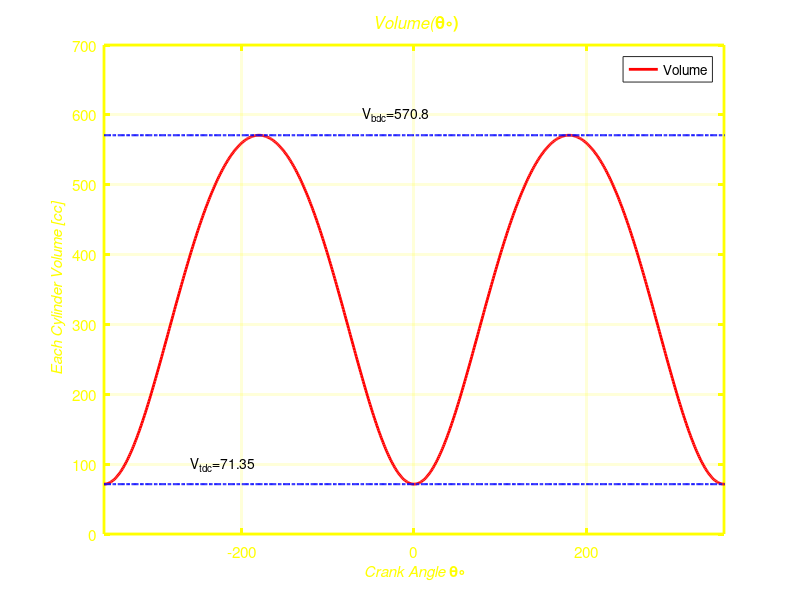
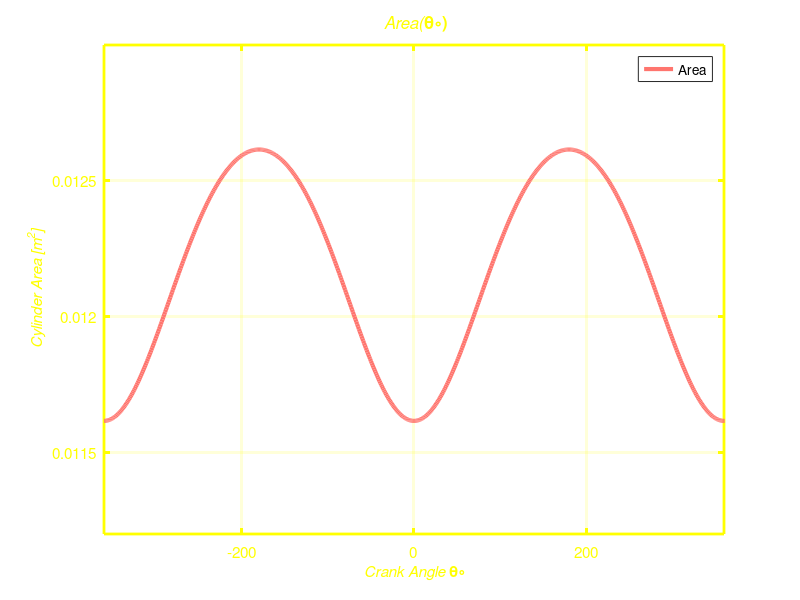
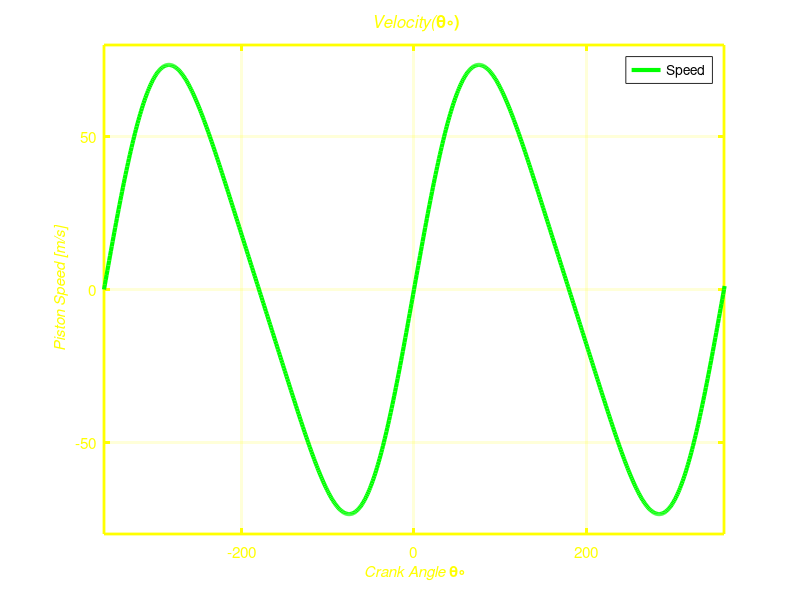
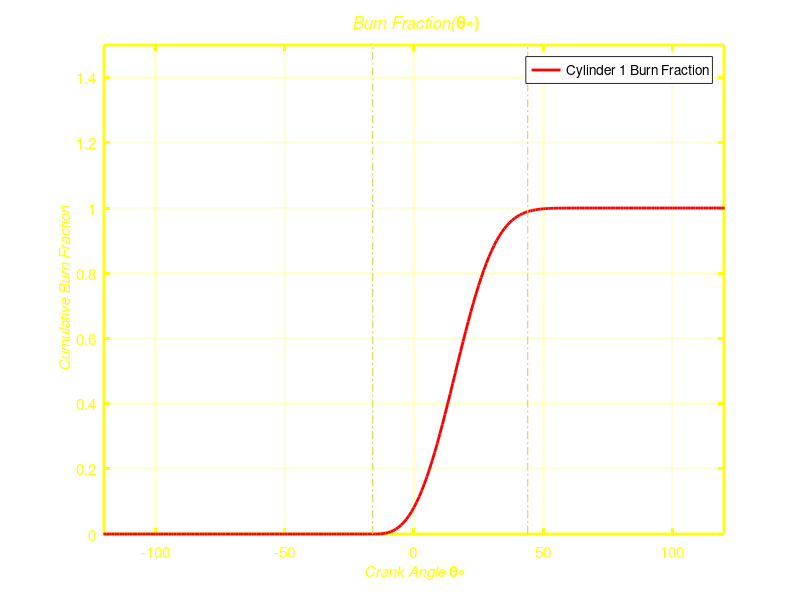

Write the MATLAB code that produced these figures, in order.
clc
clear 
close All
%% Sec.1 Initial Values

r = 8; %Compression Ratio
gamma= 1.4; %ratio of specific heats
ro=1.225; %air density 
N=5000; % RpM
V_d=0.001998/4; %Displacement (cc)
V_bdc=(r/(r-1))*V_d;
V_tdc=V_bdc/r;
s = 0.086; %Stroke (m) 
a1=s/2; % crankshaft radius
l_cr= 0.153; %connecting rod length(m)
theta=-360:1:720; %crank angle position
epsilon = a1/l_cr;
b=((4*V_d)/(s*pi))^(0.5); %bore;
%%%%%%%%%%%%%%%%%%%%%%%%%%%%%%%%%%%%%%%%%%%%%%%%%%%%%%%%%%%%%%%%%%%%%%%%%%%

%% Sec.2 calculating volume & area , and figures

V=((pi/4)*(((b.^2)*s)/(r-1)))+((pi/4)*(b.^2))*(l_cr+a1-a1*cosd(theta)-((l_cr.^2)-(a1*sind(theta)).^2).^0.5);
A=((pi/2)*(b.^2))+((pi*b*s*0.5)*(l_cr+a1-a1*cosd(theta)-((l_cr.^2)-(a1*sind(theta)).^2).^0.5));

%%%%%%%%%%%%%%%%%%%%%%%%%%%%%%%%%%%%%%%%%%%%%%%%%%%%%%%%%%%%%%%%%%%%%%%%%%%


figure(1)
plot(theta,1000000*V,'linewidth',2,'color',[1 0 0]);
hold on;
plot(theta,1000000*V_bdc*ones(size(theta)),'-.','linewidth',1.5,'color',[0 0 1]);
hold on;
plot(theta,1000000*V_tdc*ones(size(theta)),'-.','linewidth',1.5,'color',[0 0 1]);

figure(2)
plot(theta,A,'linewidth',3,'color',[1 0.46 0.43]);

%%%%%%%%%%%%%%%%%%%%%%%%%%%%%%%%%%%%%%%%%%%%%%%%%%%%%%%%%%%%%%%%%%%%%%%%%%%

%% Sec.3 Velocity and its figure
velocity=((pi/2*sind(theta)).*((1+(epsilon*cosd(theta))./(1 - epsilon^2*sind(theta).^2).^(1/2))))*2*pi*N*s/60; % m/s
figure(3)
plot(theta,velocity,'linewidth',3,'color',[0 1 0]);

%%%%%%%%%%%%%%%%%%%%%%%%%%%%%%%%%%%%%%%%%%%%%%%%%%%%%%%%%%%%%%%%%%%%%%%%%%%

%% Sec.4 Calculating Burn Fraction

a = 4.5;%2-7
n = 3;%1-5
theta_s1=-16;
diuration_theta = 60;  %40-80 degree
f=(-1.*(theta<theta_s1))+(1.-exp(-a.*((theta-theta_s1)./diuration_theta).^n).*(theta>=theta_s1 ));
figure(4)
plot(theta,f,'r','linewidth',2);
hold on;

%%%%%%%%%%%%%%%%%%%%%%%%%%%%%%%%%%%%%%%%%%%%%%%%%%%%%%%%%%%%%%%%%%%%%%%%%%%%%%%%%%%%%%%%%%%%%%%%%%%%%%%%%%%%%%%%%%%%%%%%%%%%%%%%%%%%%%%%%%%%%%%%%%%%%%%


%%%%%%%%%%%%%%%%%%%%%%%%%%%%%%%%%%%%%%%%%%%%%%%%%%%%%%%%%%%%%%%%%%%%%%%%%%%
%% Sec.5 Calculating Unburned/Burned Area,Mass,Temperture,Volume & Motoring Pressure,Pressure, and Work
%preparing Variables
 D_qw(1:360)=zeros;
 D_qw2(1:360)=zeros;
 M_F(1:360)=zeros;
 DQ2(1:360)=zeros;
 m_u(1:360)=zeros;
 m_b(1:360)=zeros;
 V_u(1:360)=zeros; 
 flux(1:360)=zeros; 
 rho(1:360)=zeros; 
 V(1:360)=zeros;
 DT(1:360)=zeros;
 Pm(1:360)=zeros;
 DP(1:360)=zeros;
 DT_u(1:360)=zeros;
 P(1:360)=zeros;
 T(1:360)=zeros;
 W(1:360)=zeros;
 V_b(1:360)=zeros;
 T_b(1:360)=zeros;
 T_u(1:360)=zeros;
 DQ_w(1:360)=zeros;
 DQ(1:360)=zeros;
 X(1:360)=zeros;
 DX(1:360)=zeros;
 h_g(1:360)=zeros;
 Q(1:360)=zeros;
 Q2(1:360)=zeros;
 D_W(1:360)=zeros;
 DV(1:360) = zeros;
 A(1:360)=zeros;
 A_u(1:360)=zeros;
 U(1:360)=zeros;
 A_b(1:360)=zeros;
 
%%%%%%%%%%%%%%%%%%%%%%%%%%%%%%%%%%%%%%%%%%%%%%%%%%%%%%%%%%%%%%%%%%%%%%%%%%%
m_a = ro*V_d; %Air Mass
m_f = m_a/(1.3*15.09); %Fuel Mass
m_c = m_a+m_f; %Mass
Ne=2000/60;
Up=2*Ne*s; % mean piston speed
P_atm = 101000; %atm Pressure
P_BDC = P_atm;
AF_ratio_ac=1.3*14.6;
T_BDC=300; %Temperture
T(1) = T_BDC; 
IVC = -131; %intake valve close
EVO = 125; %exhaust valve open
lambda=1;
N_cyl=4;
theta_b = 60 ; 
theta_0 = -16; %Start of combustion
Tw=360;
theta_f = theta_0+theta_b; % End of combustion
LHV = 44.6e6;
R_air = 287;
R=R_air/1000;
eta_combmax=0.95;
eta_comb=eta_combmax*(-1.6082+4.6509*lambda-2.0764*lambda^2); %combustion efficiency 
V(1)=V_bdc;
X(1) = 0;
DX(1) = 0;
A(1)=0.0126;
DV(1) = 0;
L = 0.086; 
B = 0.086; 
A_p = (pi/4)*b^2;
T_BDC=300;
T(1) = T_BDC;
P(1)=P_BDC;
V_u(1) = V(1);
V_b(1)=0;
A_ch = A_p;
T_u(1)=T_BDC;
m_u(1)=m_c;
m_b(1)=0;
theta=(-180:179);
rho(1) = P(1)/(R_air*T(1));

%%%%%%%%%%%%%%%%%%%%%%%%%%%%%%%%%%%%%%%%%%%%%%%%%%%%%%%%%%%%%%%%%%%%%%%%%%%

for i=2:360
rho(i) = P(i-1)/(R_air*T(i-1));
V(i)=((pi/4)*(((b.^2)*s)/(r-1)))+((pi/4)*(b.^2))*(l_cr+a1-a1*cosd(theta(i))-((l_cr.^2)-(a1*sind(theta(i))).^2).^0.5);
DV(i) = V(i)-V(i-1);
A(i)=((pi/2)*(b.^2))+((pi*b*s*0.5)*(l_cr+a1-a1*cosd(theta(i))-((l_cr.^2)-(a1*sind(theta(i))).^2).^0.5));
X(i)=(-1.*(theta(i)<theta_0))+(1.-exp(-a.*((theta(i)-theta_0)./theta_b).^n).*(theta(i)>=theta_0 ));
DX(i) = X(i) - X(i-1);
M_F(i) =(( V(164)*rho(164)/(lambda*AF_ratio_ac)).*(theta(i) < theta_f));
A_u(i)=A(i)*(1-sqrt(X(i)));
A_b(i)=A(i)*(X(i)/sqrt(X(i)));

D_qw(i)=((h_g(i)*A(i)/(360*Ne))*(T(i-1)-Tw));
D_qw2(i)=(((h_g(i)*A_u(i)/Ne)/4)*(T_u(i-1)-Tw))+(((h_g(i)*A_b(i)/6*Ne)/4)*(T_b(i-1)-Tw));
DQ(i) = eta_comb*LHV*M_F(i)*DX(i)-D_qw(i);
DQ2(i) = eta_comb*LHV*M_F(i)*DX(i)-D_qw2(i);
Q(i) = Q(i-1)+DQ(i);
Q_loss= (N_cyl*Q(i)*Ne/2)/1000;

Q2(i) = Q2(i-1)+DQ2(i);
if IVC< theta(i)
 DT(i)=T(i-1)*(gamma-1)*((1/(P(i-1)*V(i-1)))*DQ(i)-(1/V(i-1))*DV(i));
 DP(i)=(((-P(i-1)/V(i-1))*DV(i))+((P(i-1)/T(i-1))*DT(i)));


end
  P(i) = P(i-1)+DP(i);

 if EVO < theta(i)
 if P(i)<=P_atm
 P(i)=P_atm;
 end
 end
 

 if theta(i)< IVC
     P(i) = P_atm;
 end
  T(i) = T(i-1)+DT(i);
  
  Pm(i)=P(50)*((V(50)./V(i))^(gamma));
 if theta(i)<theta(50)
     Pm(i)=P_BDC;
 end
 m_b(i) = m_b(i-1)+DX(i)*m_c; 
 m_u(i) = m_u(i-1)-DX(i)*m_c;
 if theta(i)<=theta_0
 %V_u(i)=N_cyl*V(i);
  V_u(i)=V(i);

 end
 if theta(i)>theta_0
 V_u(i)=(((m_u(i)*V_u(i-1)))/m_u(i-1))*(P(i)/P(i-1))^(-1/gamma);
 end
 %V_b(i)=(N_cyl*V(i))-V_u(i);
  V_b(i)=(V(i))-V_u(i);

 if V_b(i)<0
 V_b(i)=0;
 end
  T_u(i)=P(i)*V_u(i)/(m_u(i)*R*1000);
 if theta(i) <= theta_0
 T_b(i)=0;
 end
 if theta(i)>theta_0
 T_b(i)=P(i)*V_b(i)/(m_b(i)*R*1000);
 end

 DT_u(i)=T_u(i)-T_u(i-1); 
 U(i)=(((2.28*Up)+(0.00324*(T(50))*(V_d/V(50))*((P(i)-Pm(i))/P(50)))).*(theta(i)>=IVC & theta(i)<=EVO))+((6.18*Up).*(theta(i)<IVC & theta(i)>EVO));
 h_g(i)=3.26*((P(i))^(0.8))*((U(i))^0.8)*(b^(-0.2))*((T(i))^(-0.55));
 W(i) = W(i-1)+(P(i)-P_atm)*DV(i);
 D_W(i)=(N_cyl*W(i)*Ne/2)/1000;
 flux(i) = h_g(i) * (T(i) - Tw) ;
   
  %if theta(i)> theta_f+15
  %   T(i)= T_b(i);
  %end
end
%%%%%%%%%%%%%%%%%%%%%%%%%%%%%%%%%%%%%%%%%%%%%%%
%% Sec.6 Some Values for Plots

y_A=linspace(0,0.02,100);
y_F=linspace(0,1.5,100);
y_M=linspace(0,7e-04,100);
y_T=linspace(-1000,3000,1000);
y_V=linspace(0,700,1000);
y_P=linspace(0,45,1000); 

%% Sec.7 Figures
figure(1)
title('\it Volume(\bf\theta\circ)','fontsize',18,'color',[1 1 0]);
text(-260,100,'V_t_d_c=71.35');
text(-60,600,'V_b_d_c=570.8');
set(gca,'color',[0.5 0.5 0.5],'Xlim',[-360 360],'Xcolor',[1 1 0],'Ylim',[0 700],'Ycolor',[1 1 0],'fontsize',11,'linewidth',2);
set(gcf,'color',[0 0 0])
xlabel('\it Crank Angle \bf\theta\circ','fontsize', 11, 'color',[1 1 0]);
ylabel('\it Each Cylinder Volume [cc]','fontsize', 11, 'color',[1 1 0]);
legend( 'Volume');
grid on;

%%%%%%%%%

figure(2)
title('\it Area(\bf\theta\circ)','fontsize',18,'color',[1 1 0]);
set(gca,'color',[0.5 0.5 0.5],'Xlim',[-360 360],'Xcolor',[1 1 0],'Ylim',[112e-04 130e-04],'Ycolor',[1 1 0],'fontsize',11,'linewidth',2);
set(gcf,'color',[0 0 0])
xlabel('\it Crank Angle \bf\theta\circ','fontsize', 11, 'color',[1 1 0]);
ylabel('\it Cylinder Area [m^2]','fontsize', 11, 'color',[1 1 0]);
legend('Area');
grid on;

%%%%%%%%%
figure(3)
title('\it Velocity(\bf\theta\circ)','fontsize',18,'color',[1 1 0]);
set(gca,'color',[0.5 0.5 0.5],'Xlim',[-360 360],'Xcolor',[1 1 0],'Ylim',[-80 80],'Ycolor',[1 1 0],'fontsize',11,'linewidth',2);
set(gcf,'color',[0 0 0])
xlabel('\it Crank Angle \bf\theta\circ','fontsize', 11, 'color',[1 1 0]);
ylabel('\it Piston Speed [m/s]','fontsize', 11, 'color',[1 1 0]);
legend('Speed');
grid on;

figure(4)
hold on;
plot(theta_0*ones(size(y_F)),y_F,'-.','linewidth',0.9,'color',[0.85 0.85 0.4]);
hold on;
plot(theta_f*ones(size(y_F)),y_F,'-.','linewidth',0.9,'color',[0.85 0.85 0.4]);
title('\it Burn Fraction(\bf\theta\circ)','fontsize',18,'color',[1 1 0]);
set(gca,'color',[0.5 0.5 0.5],'Xlim',[-120 120],'Xcolor',[1 1 0],'Ylim',[0 1.5],'Ycolor',[1 1 0],'fontsize',11,'linewidth',2);
set(gcf,'color',[0 0 0])
xlabel('\it Crank Angle \bf\theta\circ','fontsize', 11, 'color',[1 1 0]);
ylabel('\it Cumulative Burn Fraction','fontsize', 11, 'color',[1 1 0]);
legend('Cylinder 1 Burn Fraction' );
grid on;

%%%%%%%%%

figure(5)
plot(theta,A_u,'linewidth',2,'color',[0.6 0 0.6]);
hold on;
plot(theta,A_b,'linewidth',2,'color',[0 0.7 0.7]);
hold on;
plot(theta_0*ones(size(y_A)),y_A,'-.','linewidth',0.9,'color',[0.85 0.85 0.4]);
hold on;
plot(theta_f*ones(size(y_A)),y_A,'-.','linewidth',0.9,'color',[0.85 0.85 0.4]);
title('\it Unburned & Burned Area(\bf\theta\circ)','fontsize',18,'color',[1 1 0]);
set(gca,'color',[0.5 0.5 0.5],'Xlim',[-178 180],'Xcolor',[1 1 0],'Ylim',[0 0.014],'Ycolor',[1 1 0],'fontsize',11,'linewidth',2);
set(gcf,'color',[0 0 0])
xlabel('\it Crank Angle \bf\theta\circ','fontsize', 11, 'color',[1 1 0]);
ylabel('\it Unburned Area [m^2]','fontsize', 11, 'color',[1 1 0]);
legend('A\it_u_n_b_u_r_n_e_d','A\it_b_u_r_n_e_d');
grid on;

%%%%%%%%%

figure(6)
plot(theta,m_u*1000,'linewidth',3,'color',[1 0.5 0.5]);
hold on;
plot(theta,m_b*1000,'linewidth',3,'color',[0.5 1 0.5]);
hold on;
plot(theta_0*ones(size(y_A)),y_A*1000,'-.','linewidth',0.9,'color',[0.85 0.85 0.4]);
hold on;
plot(theta_f*ones(size(y_A)),y_A*1000,'-.','linewidth',0.9,'color',[0.85 0.85 0.4]);
title('\it Unburned & Burned Mass(\bf\theta\circ)','fontsize',18,'color',[1 1 0]);
set(gca,'color',[0.5 0.5 0.5],'Xlim',[-180 180],'Xcolor',[1 1 0],'Ylim',[0 2],'Ycolor',[1 1 0],'fontsize',11,'linewidth',2);
set(gcf,'color',[0 0 0])
xlabel('\it Crank Angle \bf\theta\circ','fontsize', 11, 'color',[1 1 0]);
ylabel('\it Mass [gr]','fontsize', 11, 'color',[1 1 0]);
legend('m\it_u_n_b_u_r_n_e_d','m\it_b_u_r_n_e_d');
grid on;

%%%%%%%%%

figure(7)
plot(theta(2:226),T_u(2:226),'linewidth',3,'color',[0.5 1 0.5]);
hold on;
plot(theta(165:360),T_b(165:360),'linewidth',3,'color',[0.5 0.5 1]);
hold on;
plot(theta,T,'-.','linewidth',3,'color',[1 0 0]);
hold on;
plot(theta_0*ones(size(y_T)),y_T*1000,'-.','linewidth',0.9,'color',[0.85 0.85 0.4]);
hold on;
plot(theta_f*ones(size(y_T)),y_T*1000,'-.','linewidth',0.9,'color',[0.85 0.85 0.4]);
title('\it Temperture(\bf\theta\circ)','fontsize',18,'color',[1 1 0]);
set(gca,'color',[0.5 0.5 0.5],'Xlim',[-180 180],'Xcolor',[1 1 0],'Ylim',[0 3000],'Ycolor',[1 1 0],'fontsize',11,'linewidth',2);
set(gcf,'color',[0 0 0])
xlabel('\it Crank Angle \bf\theta\circ','fontsize', 11, 'color',[1 1 0]);
ylabel('\it Temperature \bf K \circ','fontsize', 11, 'color',[1 1 0]);
legend('T\it_u_n_b_u_r_n_e_d' , 'T\it_b_u_r_n_e_d' , 'T' );
%legend('T\it_u_n_b_u_r_n_e_d' , 'T\it_b_u_r_n_e_d' );

grid on;

%%%%%%%%%

figure(8)
plot(theta,1000000*V_u,'linewidth',3,'color',[0.25 1 0.25]);
hold on;
plot(theta,1000000*V_b,'linewidth',3,'color',[0.25 0.25 1]);
hold on;
plot(theta_0*ones(size(y_V)),y_V*1000,'-.','linewidth',0.9,'color',[0.85 0.85 0.4]);
hold on;
plot(theta_f*ones(size(y_V)),y_V*1000,'-.','linewidth',0.9,'color',[0.85 0.85 0.4]);
title('\it Unburned & Burned Volume(\bf\theta\circ)','fontsize',18,'color',[1 1 0]);
set(gca,'color',[0.5 0.5 0.5],'Xlim',[-180 180],'Xcolor',[1 1 0],'Ylim',[0 700],'Ycolor',[1 1 0],'fontsize',11,'linewidth',2);
set(gcf,'color',[0 0 0])
xlabel('\it Crank Angle \bf\theta\circ','fontsize', 11, 'color',[1 1 0]);
ylabel('\it Volume [cc] ','fontsize', 11, 'color',[1 1 0]);
legend('V\it_u_n_b_u_r_n_e_d' , 'V\it_b_u_r_n_e_d');
grid on;

%%%%%%%%%

figure(9)
plot(theta,P/100000 ,'linewidth',2,'color',[1 0.15 0.15]);
hold on;
plot(theta_0*ones(size(y_P)),y_P,'-.','linewidth',0.9,'color',[0.85 0.85 0.4]);
hold on;
plot(theta_f*ones(size(y_P)),y_P,'-.','linewidth',0.9,'color',[0.85 0.85 0.4]);
hold on;
plot(0*ones(size(y_P)),y_P,'-.','linewidth',1,'color',[1 1 1]);
title('\it Pressure(\bf\theta\circ)','fontsize',18,'color',[1 1 0]);
set(gca,'color',[0.5 0.5 0.5],'Xlim',[-180 180],'Xcolor',[1 1 0],'Ylim',[0 45],'Ycolor',[1 1 0],'fontsize',11,'linewidth',2);
set(gcf,'color',[0 0 0])
xlabel('\it Crank Angle \bf\theta\circ','fontsize', 11, 'color',[1 1 0]);
ylabel('\it Pressure [bar] ','fontsize', 11, 'color',[1 1 0]);
legend('P' );
grid on;

%%%%%%%%%

figure(10)
plot(theta,W,'linewidth',2,'color',[0.25 1 0.25]);
hold on
title('\it Work(\bf\theta\circ)','fontsize',18,'color',[1 1 0]);
set(gca,'color',[0.5 0.5 0.5],'Xlim',[-180 180],'Xcolor',[1 1 0],'Ylim',[-200 800],'Ycolor',[1 1 0],'fontsize',11,'linewidth',2);
set(gcf,'color',[0 0 0])
xlabel('\it Crank Angle \bf\theta\circ','fontsize', 11, 'color',[1 1 0]);
ylabel('\it Work [J] ','fontsize', 11, 'color',[1 1 0]);
legend('W');
grid on;

%%%%%%%%%

figure(11)
plot(theta,Pm/100000,'linewidth',2,'color',[0.5 1 0.75]);
hold on;
plot(theta_0*ones(size(y_P)),y_P,'-.','linewidth',0.9,'color',[0.85 0.85 0.4]);
hold on;
plot(theta_f*ones(size(y_P)),y_P,'-.','linewidth',0.9,'color',[0.85 0.85 0.4]);
title('\it Motoring Pressure(\bf\theta\circ)','fontsize',18,'color',[1 1 0]);
set(gca,'color',[0.5 0.5 0.5],'Xlim',[-180 180],'Xcolor',[1 1 0],'Ylim',[0 45],'Ycolor',[1 1 0],'fontsize',11,'linewidth',2);
set(gcf,'color',[0 0 0])
xlabel('\it Crank Angle \bf\theta\circ','fontsize', 11, 'color',[1 1 0]);
ylabel('\it Pressure [bar] ','fontsize', 11, 'color',[1 1 0]);
legend('P_m');
grid on;